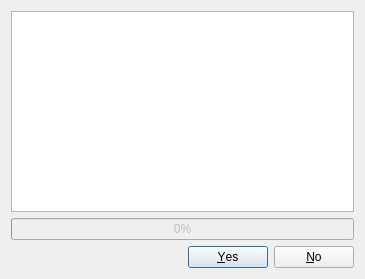
<?xml version="1.0" encoding="UTF-8"?>
<ui version="4.0">
 <class>UpdateDialog</class>
 <widget class="QDialog" name="UpdateDialog">
  <property name="geometry">
   <rect>
    <x>0</x>
    <y>0</y>
    <width>365</width>
    <height>279</height>
   </rect>
  </property>
  <property name="windowTitle">
   <string>Dialog</string>
  </property>
  <layout class="QVBoxLayout" name="verticalLayout">
   <item>
    <widget class="QTextEdit" name="textEdit">
     <property name="undoRedoEnabled">
      <bool>false</bool>
     </property>
     <property name="readOnly">
      <bool>true</bool>
     </property>
    </widget>
   </item>
   <item>
    <widget class="QProgressBar" name="progressBar">
     <property name="enabled">
      <bool>false</bool>
     </property>
     <property name="value">
      <number>0</number>
     </property>
    </widget>
   </item>
   <item>
    <widget class="QDialogButtonBox" name="buttonBox">
     <property name="orientation">
      <enum>Qt::Horizontal</enum>
     </property>
     <property name="standardButtons">
      <set>QDialogButtonBox::No|QDialogButtonBox::Yes</set>
     </property>
    </widget>
   </item>
  </layout>
 </widget>
 <resources/>
 <connections>
  <connection>
   <sender>buttonBox</sender>
   <signal>accepted()</signal>
   <receiver>UpdateDialog</receiver>
   <slot>accept()</slot>
   <hints>
    <hint type="sourcelabel">
     <x>248</x>
     <y>254</y>
    </hint>
    <hint type="destinationlabel">
     <x>157</x>
     <y>274</y>
    </hint>
   </hints>
  </connection>
  <connection>
   <sender>buttonBox</sender>
   <signal>rejected()</signal>
   <receiver>UpdateDialog</receiver>
   <slot>reject()</slot>
   <hints>
    <hint type="sourcelabel">
     <x>316</x>
     <y>260</y>
    </hint>
    <hint type="destinationlabel">
     <x>286</x>
     <y>274</y>
    </hint>
   </hints>
  </connection>
 </connections>
</ui>
